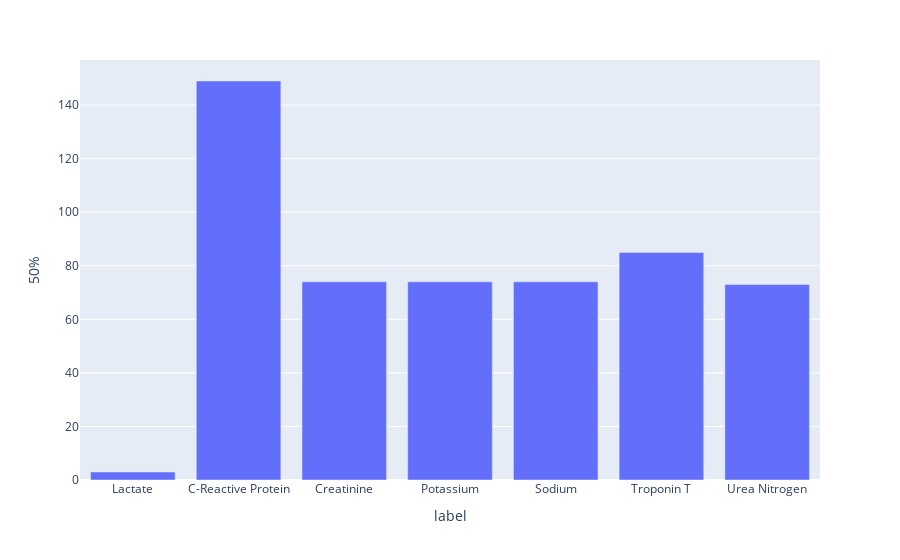

Source (notebook cell):
### Markdown cell above
# cohort vis

### Code cell
# what is the latency between charttime and storetime?
list_lab = ['Lactate','Troponin T','C-Reactive Protein','Potassium','Sodium','Creatinine','Urea Nitrogen',]



df_temp = df_le.copy()

df_temp['diff'] = ((df_temp['storetime']-df_temp['charttime']) / np.timedelta64(1, 'm'))
# choose the hid with highest number of measurements


df_temp = df_temp.groupby(['itemid'])['diff'].describe().reset_index()
df_temp = df_temp.merge(pd.read_csv(ADD_DATA+'d_labitems.csv')[['itemid','label']], on='itemid').drop_duplicates('label')


# plot median of measurement intervals
q= df_temp['label'].isin(list_lab)
df_temp[q]
fig=px.bar(df_temp[q], x='label', y='50%')
fig.show()

### Figure 1 — Plotly figure (JSON) as saved in the notebook; plotly's stock layout.template omitted (floating-point values rounded to 4 significant figures)
{"data": [{"alignmentgroup": "True", "hovertemplate": "label=%{x}<br>50%=%{y}<extra></extra>", "legendgroup": "", "marker": {"color": "#636efa", "pattern": {"shape": ""}}, "name": "", "offsetgroup": "", "orientation": "v", "showlegend": false, "textposition": "auto", "type": "bar", "x": ["Lactate", "C-Reactive Protein", "Creatinine", "Potassium", "Sodium", "Troponin T", "Urea Nitrogen"], "xaxis": "x", "y": [3, 149, 74, 74, 74, 85, 73], "yaxis": "y"}], "layout": {"barmode": "relative", "legend": {"tracegroupgap": 0}, "margin": {"t": 60}, "xaxis": {"anchor": "y", "domain": [0, 1], "title": {"text": "label"}}, "yaxis": {"anchor": "x", "domain": [0, 1], "title": {"text": "50%"}}}}
